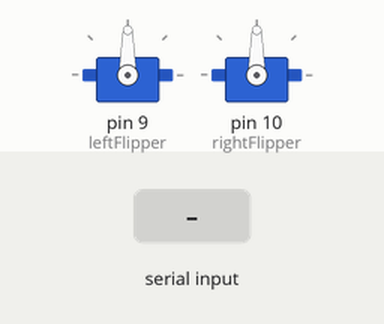
This sketch was run on a simulated Arduino Uno, built with avr-gcc and run on an emulated ATmega328P. Parts: 2 × servo. The inputs (shaded band) are chosen by the test bench.

Above: at 1.2 s.
1.3 s: "R:45\n" received over Serial
At 1.7 s:
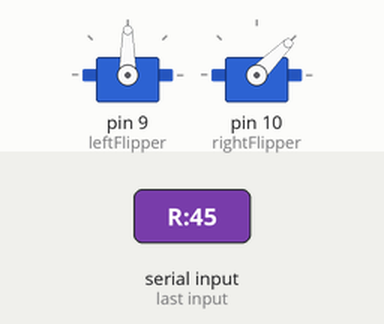
2.8 s: "L:\n" received over Serial
At 4.0 s:
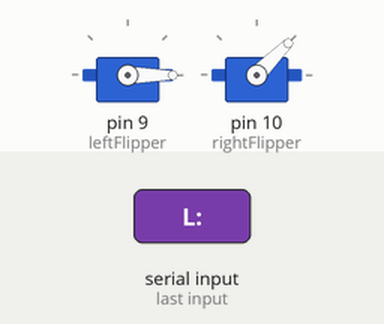
4.3 s: "R:\n" received over Serial
At 5.2 s:
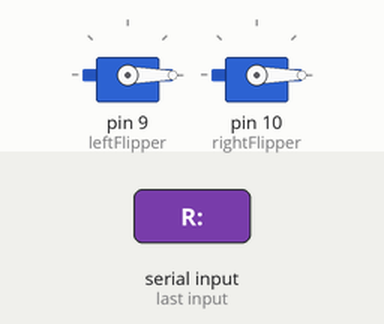
5.8 s: "L:90\n" received over Serial
At 6.3 s:
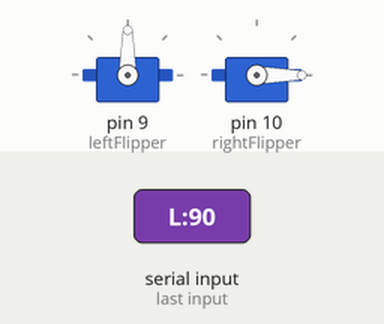
7.3 s: "L:,45\n" received over Serial
At 8.5 s:
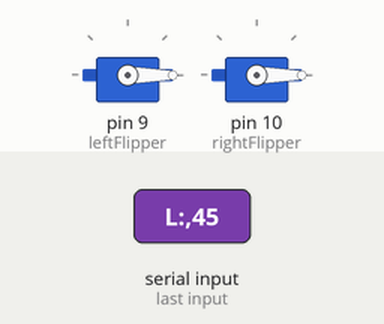
8.8 s: "R:90\n" received over Serial
At 9.8 s:
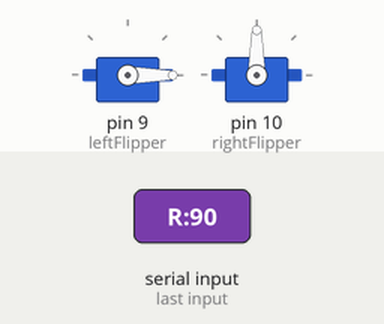
Timing chart, 0 to 11.3 s (numbered marks = the images above; inputs shaded):
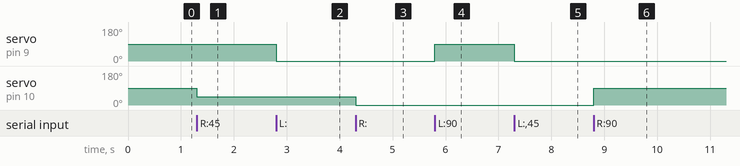

The sketch:

arduino_robot.ino
```cpp
#include <Servo.h>

Servo leftFlipper;
Servo rightFlipper;
// Servo baseRotation; // For future 360 degree base rotation

void setup() {
  // Initialize serial communication at 115200 baud
  Serial.begin(115200);

  // Attach flippers to pins 9 and 10
  leftFlipper.attach(9);
  rightFlipper.attach(10);

  // Set flippers to default resting position (90 degrees = horizontal)
  leftFlipper.write(90);
  rightFlipper.write(90);
}

void loop() {
  // Check if data is available to read
  if (Serial.available() > 0) {
    // Read the incoming string until newline
    String command = Serial.readStringUntil('\n');
    command.trim(); // Remove whitespace

    // Command format: "L:90" (Left flipper 90 deg), "R:45" (Right flipper 45 deg)
    if (command.startsWith("L:")) {
      int pos = command.substring(2).toInt();
      // Constrain position between 0 and 180
      pos = constrain(pos, 0, 180);
      leftFlipper.write(pos);
    }
    else if (command.startsWith("R:")) {
      int pos = command.substring(2).toInt();
      pos = constrain(pos, 0, 180);
      rightFlipper.write(pos);
    }
    else if (command.startsWith("B:")) {
      // Future: Base rotation command processing
      // int pos = command.substring(2).toInt();
      // baseRotation.write(pos);
    }
  }
}
```

Measured:
- after the input at 1.3 s, servo on pin 10 (rightFlipper): 90° → 45° at once
- after the input at 2.8 s, servo on pin 9 (leftFlipper): 90° → 0° at once
- after the input at 4.3 s, servo on pin 10 (rightFlipper): 45° → 0° at once
- after the input at 5.8 s, servo on pin 9 (leftFlipper): 0° → 90° at once
- after the input at 7.3 s, servo on pin 9 (leftFlipper): 90° → 0° at once
- after the input at 8.8 s, servo on pin 10 (rightFlipper): 0° → 90° at once
